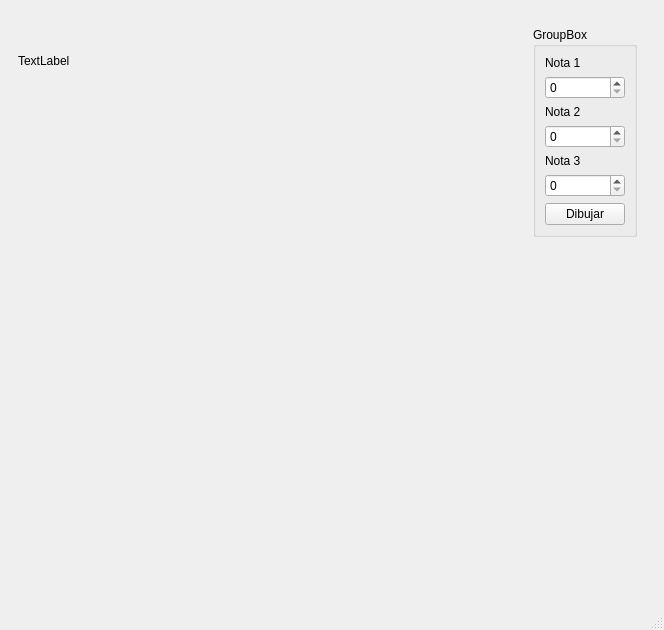
<?xml version="1.0" encoding="UTF-8"?>
<ui version="4.0">
 <class>Principal</class>
 <widget class="QMainWindow" name="Principal">
  <property name="geometry">
   <rect>
    <x>0</x>
    <y>0</y>
    <width>664</width>
    <height>630</height>
   </rect>
  </property>
  <property name="windowTitle">
   <string>Principal</string>
  </property>
  <widget class="QWidget" name="centralwidget">
   <layout class="QVBoxLayout" name="verticalLayout_3">
    <item>
     <widget class="QWidget" name="widget" native="true">
      <layout class="QHBoxLayout" name="horizontalLayout">
       <item>
        <widget class="QLabel" name="cuadro">
         <property name="sizePolicy">
          <sizepolicy hsizetype="Preferred" vsizetype="Preferred">
           <horstretch>0</horstretch>
           <verstretch>0</verstretch>
          </sizepolicy>
         </property>
         <property name="minimumSize">
          <size>
           <width>500</width>
           <height>500</height>
          </size>
         </property>
         <property name="maximumSize">
          <size>
           <width>500</width>
           <height>500</height>
          </size>
         </property>
         <property name="mouseTracking">
          <bool>false</bool>
         </property>
         <property name="tabletTracking">
          <bool>false</bool>
         </property>
         <property name="focusPolicy">
          <enum>Qt::WheelFocus</enum>
         </property>
         <property name="contextMenuPolicy">
          <enum>Qt::NoContextMenu</enum>
         </property>
         <property name="styleSheet">
          <string notr="true">border-color: rgb(0, 0, 0);</string>
         </property>
         <property name="text">
          <string>TextLabel</string>
         </property>
         <property name="alignment">
          <set>Qt::AlignLeading|Qt::AlignLeft|Qt::AlignTop</set>
         </property>
         <property name="wordWrap">
          <bool>false</bool>
         </property>
        </widget>
       </item>
       <item>
        <widget class="QWidget" name="widget_3" native="true">
         <layout class="QVBoxLayout" name="verticalLayout_2">
          <item>
           <widget class="QGroupBox" name="groupBox">
            <property name="title">
             <string>GroupBox</string>
            </property>
            <layout class="QVBoxLayout" name="verticalLayout">
             <item>
              <widget class="QLabel" name="label">
               <property name="text">
                <string>Nota 1</string>
               </property>
              </widget>
             </item>
             <item>
              <widget class="QSpinBox" name="inNota1">
               <property name="maximum">
                <number>400</number>
               </property>
              </widget>
             </item>
             <item>
              <widget class="QLabel" name="label_2">
               <property name="text">
                <string>Nota 2</string>
               </property>
              </widget>
             </item>
             <item>
              <widget class="QSpinBox" name="inNota2">
               <property name="maximum">
                <number>400</number>
               </property>
              </widget>
             </item>
             <item>
              <widget class="QLabel" name="label_3">
               <property name="text">
                <string>Nota 3</string>
               </property>
              </widget>
             </item>
             <item>
              <widget class="QSpinBox" name="inNota3">
               <property name="maximum">
                <number>400</number>
               </property>
              </widget>
             </item>
             <item>
              <widget class="QPushButton" name="cmdDibujar">
               <property name="text">
                <string>Dibujar</string>
               </property>
              </widget>
             </item>
            </layout>
           </widget>
          </item>
          <item>
           <spacer name="verticalSpacer">
            <property name="orientation">
             <enum>Qt::Vertical</enum>
            </property>
            <property name="sizeHint" stdset="0">
             <size>
              <width>20</width>
              <height>40</height>
             </size>
            </property>
           </spacer>
          </item>
         </layout>
        </widget>
       </item>
      </layout>
     </widget>
    </item>
   </layout>
  </widget>
  <widget class="QMenuBar" name="menubar">
   <property name="geometry">
    <rect>
     <x>0</x>
     <y>0</y>
     <width>664</width>
     <height>21</height>
    </rect>
   </property>
  </widget>
  <widget class="QStatusBar" name="statusbar"/>
 </widget>
 <resources/>
 <connections/>
</ui>
